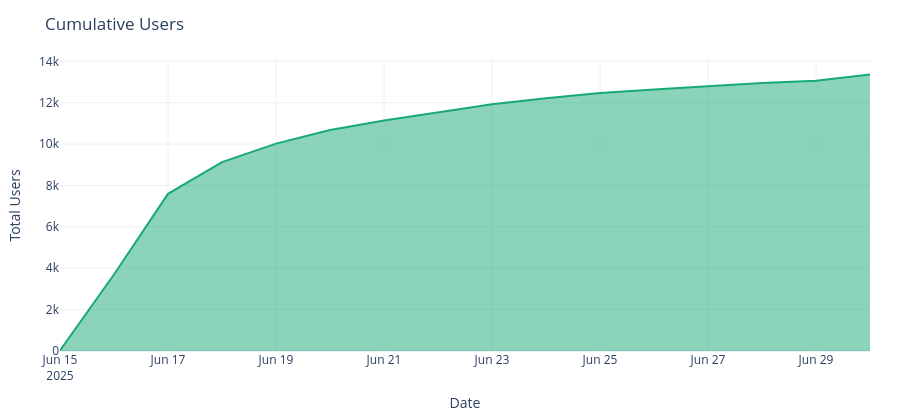

Notebook code for this chart:
### Markdown cell above
# Growth of users over time

Cumulative total of users across dates.

### Code cell
_ds = pd.to_datetime(df['created_at'], errors='coerce')
series = (
    pd.DataFrame({'date': _ds.dt.date})
      .dropna()
      .groupby('date')
      .size()
      .reset_index(name='count')
      .sort_values('date')
)
series['date'] = pd.to_datetime(series['date'])
series['cumulative'] = series['count'].cumsum()

fig = px.area(series, x='date', y='cumulative',
              title='Cumulative Users',
              labels={'date': 'Date', 'cumulative': 'Total Users'},
              color_discrete_sequence=['#19A974'])
fig.update_layout(height=max(DEFAULT_HEIGHT, 420))
fig.show()

save_plotly(fig, name='cumulative_users', description='Cumulative total of users over time', friendly_name='Cumulative Users')

### Figure 1 — Plotly figure (JSON) as saved in the notebook; plotly's stock layout.template omitted (floating-point values rounded to 4 significant figures)
{"data": [{"fillpattern": {"shape": ""}, "hovertemplate": "Date=%{x}<br>Total Users=%{y}<extra></extra>", "legendgroup": "", "line": {"color": "#19A974"}, "marker": {"symbol": "circle"}, "mode": "lines", "name": "", "orientation": "v", "showlegend": false, "stackgroup": "1", "type": "scatter", "x": ["2025-06-15T00:00:00", "2025-06-16T00:00:00", "2025-06-17T00:00:00", "2025-06-18T00:00:00", "2025-06-19T00:00:00", "2025-06-20T00:00:00", "2025-06-21T00:00:00", "2025-06-22T00:00:00", "2025-06-23T00:00:00", "2025-06-24T00:00:00", "2025-06-25T00:00:00", "2025-06-26T00:00:00", "2025-06-27T00:00:00", "2025-06-28T00:00:00", "2025-06-29T00:00:00", "2025-06-30T00:00:00"], "xaxis": "x", "y": [29, 3696, 7594, 9132, 10021, 10681, 11144, 11532, 11922, 12212, 12467, 12638, 12786, 12953, 13061, 13360], "yaxis": "y"}], "layout": {"height": 420, "legend": {"tracegroupgap": 0}, "title": {"text": "Cumulative Users"}, "xaxis": {"anchor": "y", "domain": [0, 1], "title": {"text": "Date"}}, "yaxis": {"anchor": "x", "domain": [0, 1], "title": {"text": "Total Users"}}}}
